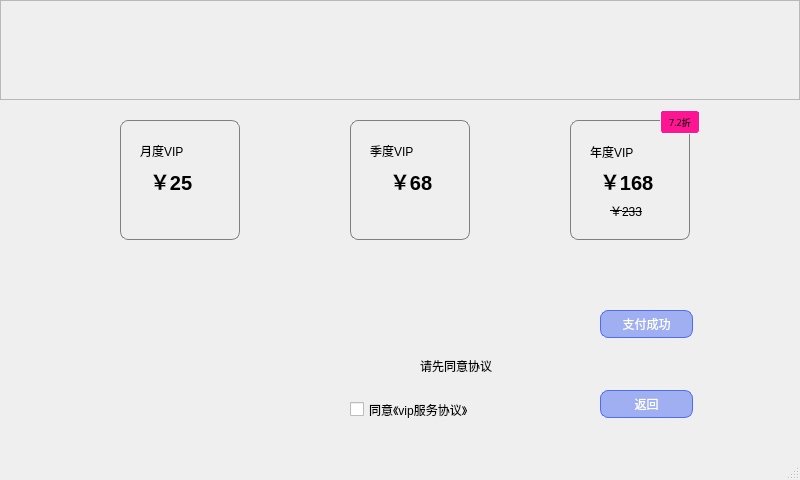
<?xml version="1.0" encoding="UTF-8"?>
<ui version="4.0">
 <class>MainWindow</class>
 <widget class="QMainWindow" name="MainWindow">
  <property name="geometry">
   <rect>
    <x>0</x>
    <y>0</y>
    <width>800</width>
    <height>480</height>
   </rect>
  </property>
  <property name="windowTitle">
   <string>MainWindow</string>
  </property>
  <property name="styleSheet">
   <string notr="true">#vip_month_pushbutton, #vip_quarter_pushbutton, #vip_year_pushbutton {  
    border: 1px solid gray;
	border-radius: 8px;
}

#vip_year_pushbutton:focus
{
	background-color: #ffdddd;
	border: 2px solid #ff1493;
}

#vip_quarter_pushbutton:focus{
	background-color: #ffdddd;
	border: 2px solid #ff1493;
}
#vip_month_pushbutton:focus{
	background-color: #ffdddd;
	border: 2px solid #ff1493;
}

#label_2, #label_4, #label_6
{
	font-size: 20px;  
    font-weight: bold;
}

#label_7 {  
    text-decoration: line-through;  
}

#pushButton{
	border: 1px solid white;
	background-color: #ff1493;
	border-radius: 3px;
}

#payment_button{
	border: 1px solid #4e6ef2;
	border-radius:8px;
	background-color: rgba(78,110,242,0.5);
	color:#ffffff;
}

#back_button{
	border: 1px solid #4e6ef2;
	border-radius:8px;
	background-color: rgba(78,110,242,0.5);
	color:#ffffff;
}

#payment_button:hover{
	border: 1px solid #4e6ef2;
	background-color:#4662d9;
}

#payment_button:pressed{
	border: 3px solid #000000;
	background-color: #4e6ef2;
}

</string>
  </property>
  <widget class="QWidget" name="centralwidget">
   <widget class="QFrame" name="top_frame">
    <property name="geometry">
     <rect>
      <x>0</x>
      <y>0</y>
      <width>800</width>
      <height>100</height>
     </rect>
    </property>
    <property name="styleSheet">
     <string notr="true">QWidget {  
    background-image: url(:/vip/starry_sky_background.png);  
    background-repeat: no-repeat;  
    background-position: center;  
}</string>
    </property>
    <property name="frameShape">
     <enum>QFrame::StyledPanel</enum>
    </property>
    <property name="frameShadow">
     <enum>QFrame::Raised</enum>
    </property>
    <widget class="QLabel" name="licence_plate_label">
     <property name="geometry">
      <rect>
       <x>40</x>
       <y>20</y>
       <width>91</width>
       <height>31</height>
      </rect>
     </property>
     <property name="text">
      <string/>
     </property>
    </widget>
   </widget>
   <widget class="QCheckBox" name="checkBox">
    <property name="geometry">
     <rect>
      <x>350</x>
      <y>400</y>
      <width>261</width>
      <height>19</height>
     </rect>
    </property>
    <property name="text">
     <string>同意《vip服务协议》</string>
    </property>
   </widget>
   <widget class="QLabel" name="label_9">
    <property name="geometry">
     <rect>
      <x>420</x>
      <y>350</y>
      <width>291</width>
      <height>31</height>
     </rect>
    </property>
    <property name="text">
     <string>请先同意协议</string>
    </property>
   </widget>
   <widget class="QLabel" name="volitale_money_label">
    <property name="geometry">
     <rect>
      <x>420</x>
      <y>290</y>
      <width>141</width>
      <height>31</height>
     </rect>
    </property>
    <property name="text">
     <string/>
    </property>
   </widget>
   <widget class="QLabel" name="QR_code_label">
    <property name="geometry">
     <rect>
      <x>280</x>
      <y>270</y>
      <width>100</width>
      <height>100</height>
     </rect>
    </property>
    <property name="styleSheet">
     <string notr="true">QLabel {  
    background-image: url(:/vip/load_QR_code.png);  
    background-repeat: no-repeat;  
    background-position: center;  
}</string>
    </property>
    <property name="text">
     <string/>
    </property>
   </widget>
   <widget class="QPushButton" name="vip_month_pushbutton">
    <property name="geometry">
     <rect>
      <x>120</x>
      <y>120</y>
      <width>120</width>
      <height>120</height>
     </rect>
    </property>
    <property name="text">
     <string/>
    </property>
   </widget>
   <widget class="QLabel" name="label_6">
    <property name="geometry">
     <rect>
      <x>150</x>
      <y>170</y>
      <width>51</width>
      <height>21</height>
     </rect>
    </property>
    <property name="text">
     <string>￥25</string>
    </property>
   </widget>
   <widget class="QLabel" name="label_5">
    <property name="geometry">
     <rect>
      <x>140</x>
      <y>135</y>
      <width>81</width>
      <height>31</height>
     </rect>
    </property>
    <property name="text">
     <string>月度VIP</string>
    </property>
   </widget>
   <widget class="QPushButton" name="vip_quarter_pushbutton">
    <property name="geometry">
     <rect>
      <x>350</x>
      <y>120</y>
      <width>120</width>
      <height>120</height>
     </rect>
    </property>
    <property name="text">
     <string/>
    </property>
   </widget>
   <widget class="QLabel" name="label_3">
    <property name="geometry">
     <rect>
      <x>370</x>
      <y>135</y>
      <width>91</width>
      <height>31</height>
     </rect>
    </property>
    <property name="text">
     <string>季度VIP</string>
    </property>
   </widget>
   <widget class="QLabel" name="label_4">
    <property name="geometry">
     <rect>
      <x>390</x>
      <y>170</y>
      <width>51</width>
      <height>21</height>
     </rect>
    </property>
    <property name="text">
     <string>￥68</string>
    </property>
   </widget>
   <widget class="QPushButton" name="vip_year_pushbutton">
    <property name="geometry">
     <rect>
      <x>570</x>
      <y>120</y>
      <width>120</width>
      <height>120</height>
     </rect>
    </property>
    <property name="text">
     <string/>
    </property>
   </widget>
   <widget class="QLabel" name="label">
    <property name="geometry">
     <rect>
      <x>590</x>
      <y>136</y>
      <width>81</width>
      <height>31</height>
     </rect>
    </property>
    <property name="text">
     <string>年度VIP</string>
    </property>
   </widget>
   <widget class="QLabel" name="label_2">
    <property name="geometry">
     <rect>
      <x>600</x>
      <y>170</y>
      <width>61</width>
      <height>21</height>
     </rect>
    </property>
    <property name="mouseTracking">
     <bool>true</bool>
    </property>
    <property name="acceptDrops">
     <bool>false</bool>
    </property>
    <property name="layoutDirection">
     <enum>Qt::LeftToRight</enum>
    </property>
    <property name="autoFillBackground">
     <bool>false</bool>
    </property>
    <property name="text">
     <string>￥168</string>
    </property>
    <property name="textFormat">
     <enum>Qt::AutoText</enum>
    </property>
    <property name="scaledContents">
     <bool>false</bool>
    </property>
    <property name="wordWrap">
     <bool>false</bool>
    </property>
   </widget>
   <widget class="QLabel" name="label_7">
    <property name="geometry">
     <rect>
      <x>610</x>
      <y>200</y>
      <width>61</width>
      <height>21</height>
     </rect>
    </property>
    <property name="text">
     <string>￥233</string>
    </property>
   </widget>
   <widget class="QPushButton" name="pushButton">
    <property name="geometry">
     <rect>
      <x>660</x>
      <y>110</y>
      <width>40</width>
      <height>24</height>
     </rect>
    </property>
    <property name="font">
     <font>
      <family>Agency FB</family>
      <pointsize>7</pointsize>
     </font>
    </property>
    <property name="text">
     <string>7.2折</string>
    </property>
   </widget>
   <widget class="QPushButton" name="payment_button">
    <property name="geometry">
     <rect>
      <x>600</x>
      <y>310</y>
      <width>93</width>
      <height>28</height>
     </rect>
    </property>
    <property name="text">
     <string>支付成功</string>
    </property>
   </widget>
   <widget class="QPushButton" name="back_button">
    <property name="geometry">
     <rect>
      <x>600</x>
      <y>390</y>
      <width>93</width>
      <height>28</height>
     </rect>
    </property>
    <property name="text">
     <string>返回</string>
    </property>
   </widget>
  </widget>
  <widget class="QMenuBar" name="menubar">
   <property name="geometry">
    <rect>
     <x>0</x>
     <y>0</y>
     <width>800</width>
     <height>26</height>
    </rect>
   </property>
  </widget>
  <widget class="QStatusBar" name="statusbar"/>
 </widget>
 <resources/>
 <connections/>
</ui>
